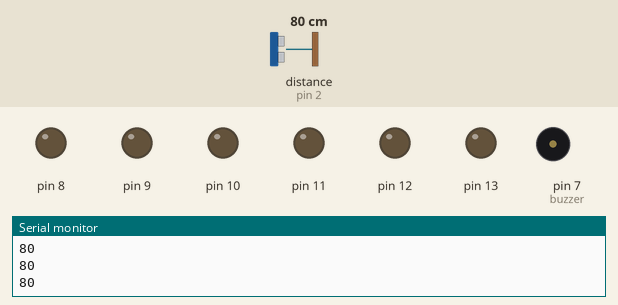
This program was run on a simulated Arduino Uno, built with avr-gcc and run on an emulated ATmega328P. Parts: output pins drawn as LEDs (lit = HIGH), buzzer (waves = sounding), the last lines printed to the serial monitor. Wiring (inferred from the names in the program): ultrasonic range finder: trigger pin 3; echo pin 2. Inputs (shaded band) come from the test bench; at power-on: distance to the obstacle (sensor on pin 2) 80 cm. The echo pulse lasts 58.3 µs per cm; pins used as bus, display or sensor lines are not drawn.

Above: at 1.2 s.
1.3 s: distance to the obstacle (sensor on pin 2) set to 64 cm
2.8 s: distance to the obstacle (sensor on pin 2) set to 55 cm
At 3.4 s:
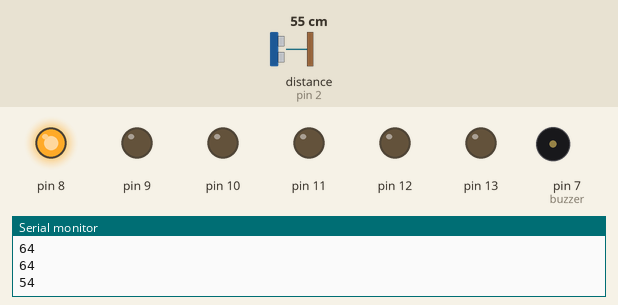
5.8 s: distance to the obstacle (sensor on pin 2) set to 18 cm
At 6.9 s:
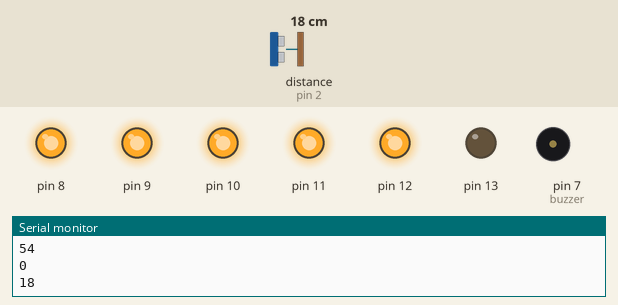
8.8 s: distance to the obstacle (sensor on pin 2) set to 23 cm
At 10.6 s:
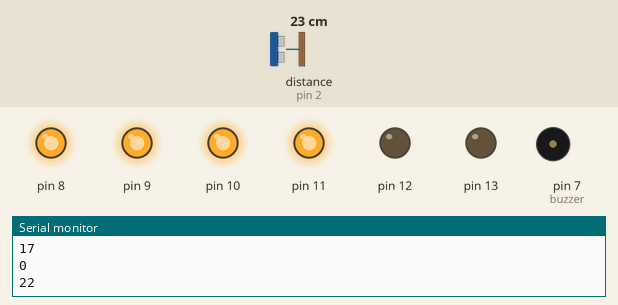
11.8 s: distance to the obstacle (sensor on pin 2) set to 30 cm
14.8 s: distance to the obstacle (sensor on pin 2) set to 36 cm
At 15.7 s:
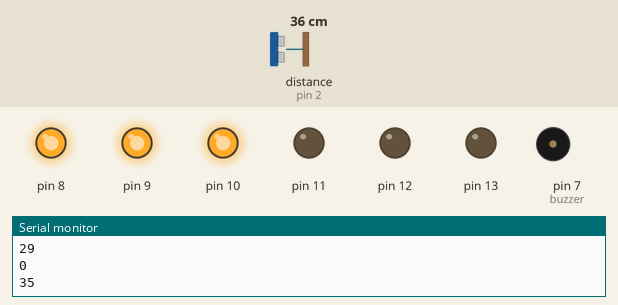
Timing chart, 0 to 18.8 s (numbered marks = the images above; inputs shaded):
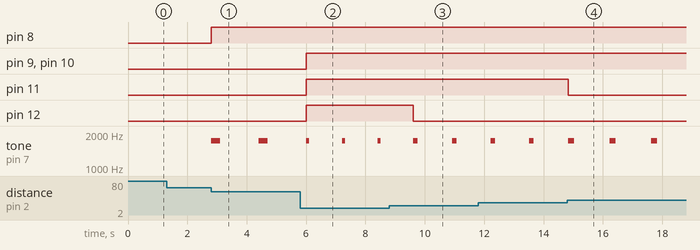

Measured:
- the behaviour switches between 61 and 60 cm on distance to the obstacle (sensor on pin 2) (found by bisection; images 0 and 1)
- the behaviour switches between 21 and 22 cm on distance to the obstacle (sensor on pin 2) (found by bisection; images 2 and 3)
- the behaviour switches between 31 and 32 cm on distance to the obstacle (sensor on pin 2) (found by bisection; images 3 and 4)
- after the input at 2.8 s, pin 8: LOW → HIGH at once; tone on pin 7 (buzzer): alternates 1750 Hz for 0.30 s and silent for 1.3 s, starting at once
- after the input at 5.8 s, pin 9–12: LOW → HIGH after 0.21 s; tone on pin 7 (buzzer): alternates 1750 Hz for 0.10 s and silent for 1.1 s, starting after 0.31 s
- after the input at 8.8 s, pin 12: HIGH → LOW after 0.82 s
- after the input at 14.8 s, pin 11: HIGH → LOW at once

The program:

main.cpp
```cpp
#include <Arduino.h>

// Definição dos pinos
const int trig = 3, echo = 2, buzzer = 7;

unsigned int intervalo, distancia;

// Declaração de funções
int sensorUltrassonico(int trig, int echo);

void setup() {
  Serial.begin(9600);
  pinMode(trig, OUTPUT);
  pinMode(echo, INPUT);
  pinMode(buzzer, OUTPUT);
  pinMode(8, OUTPUT);
  pinMode(9, OUTPUT);
  pinMode(10, OUTPUT);
  pinMode(11, OUTPUT);
  pinMode(12, OUTPUT);
  pinMode(13, OUTPUT);
}

void loop() {
  distancia = sensorUltrassonico(trig, echo);
  Serial.println(distancia);
}

int sensorUltrassonico(int trig, int echo)
{
  digitalWrite(trig, LOW);
  delayMicroseconds(2);
  digitalWrite(trig, HIGH);
  delayMicroseconds(10);
  digitalWrite(trig, LOW);

  if (distancia < 10)
  {
    digitalWrite(13, HIGH);
    digitalWrite(12, HIGH);
    digitalWrite(11, HIGH);
    digitalWrite(10, HIGH);
    digitalWrite(9, HIGH);
    digitalWrite(8, HIGH);
    tone(buzzer, 1750);
  }
  else if (distancia > 60)
  {
    digitalWrite(13, LOW);
    digitalWrite(12, LOW);
    digitalWrite(11, LOW);
    digitalWrite(10, LOW);
    digitalWrite(9, LOW);
    digitalWrite(8, LOW);
    noTone(buzzer);
  }
  else
  {
    if (distancia <= 20)
    {
    digitalWrite(13, LOW);
    digitalWrite(12, HIGH);
    digitalWrite(11, HIGH);
    digitalWrite(10, HIGH);
    digitalWrite(9, HIGH);
    digitalWrite(8, HIGH);
    intervalo = 100;
    }
    else if (distancia <= 30)
    {
      digitalWrite(13, LOW);
      digitalWrite(12, LOW);
      digitalWrite(11, HIGH);
      digitalWrite(10, HIGH);
      digitalWrite(9, HIGH);
      digitalWrite(8, HIGH);
      intervalo = 150;
    }
    else if (distancia <= 40)
    {
      digitalWrite(13, LOW);
      digitalWrite(12, LOW);
      digitalWrite(11, LOW);
      digitalWrite(10, HIGH);
      digitalWrite(9, HIGH);
      digitalWrite(8, HIGH);
      intervalo = 200;
    }
    else if (distancia <=50)
    {
      digitalWrite(13, LOW);
      digitalWrite(12, LOW);
      digitalWrite(11, LOW);
      digitalWrite(10, LOW);
      digitalWrite(9, HIGH);
      digitalWrite(8, HIGH);
      intervalo = 250;
    }
    else if (distancia <= 60)
    {
      digitalWrite(13, LOW);
      digitalWrite(12, LOW);
      digitalWrite(11, LOW);
      digitalWrite(10, LOW);
      digitalWrite(9, LOW);
      digitalWrite(8, HIGH);
      intervalo = 300;
    }
    tone(buzzer, 1750);
    delay(intervalo);
    noTone(buzzer);
    delay(intervalo);
  }

  // Verifica o tempo de echo em nivel logico alto e divide por 58 para ter as escalas corretas
  return pulseIn(echo, HIGH)/58;
}
```
